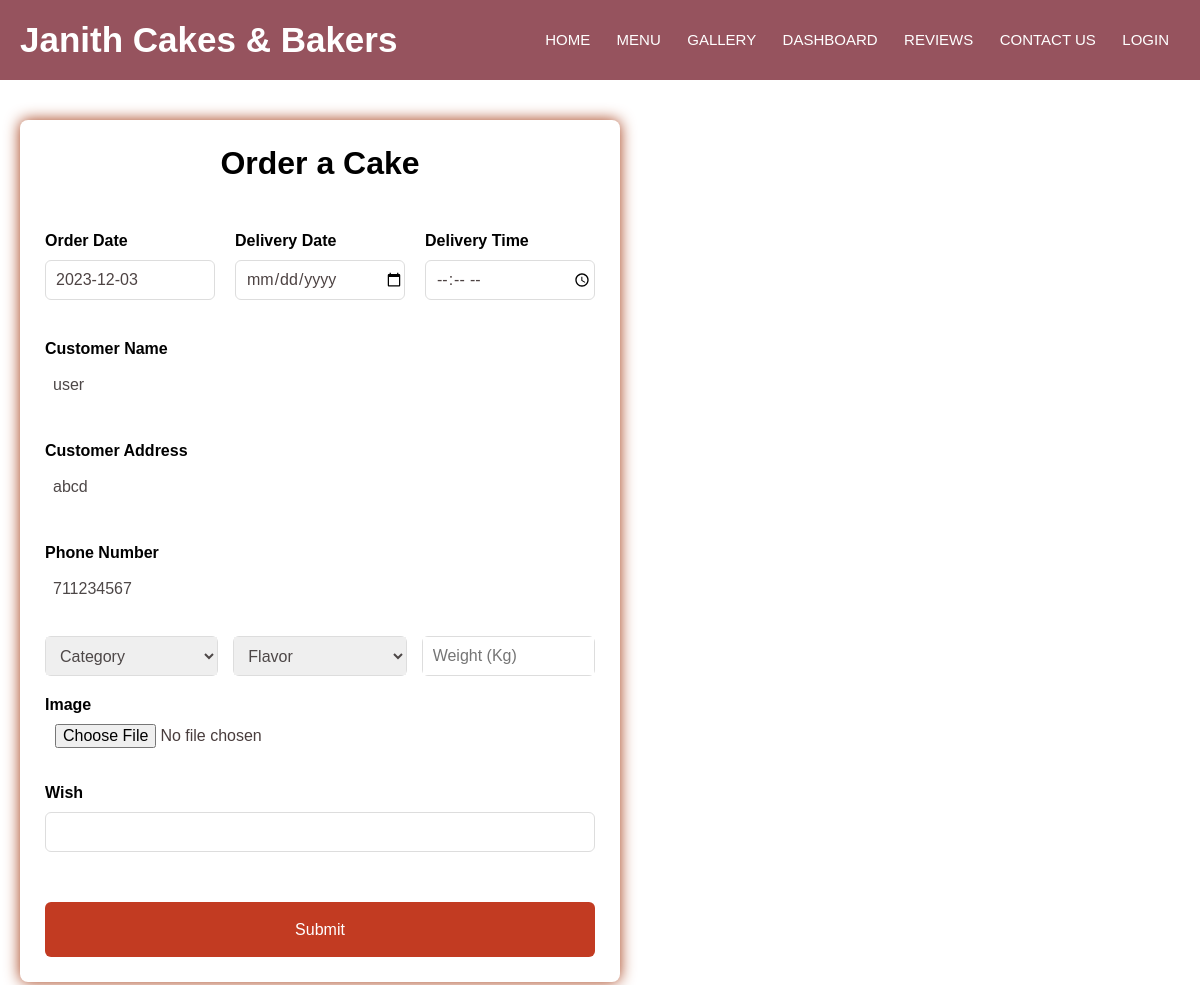
Screenshot of /custom_order.php (signed in) with the database file from the repository.
### tables this page shows
CREATE TABLE `customer` (
  `Customer_Id` int(11) NOT NULL,
  `Customer_Name` varchar(255) NOT NULL,
  `Address` varchar(255) NOT NULL,
  `Email` varchar(255) NOT NULL,
  `Phone_Number` int(11) NOT NULL,
  `Registration_Date` date NOT NULL,
  `Password` varchar(255) NOT NULL
);

### custom_order.php (the view, shortened to what this page needs)
<?php
include("connect.php");
?>
<!DOCTYPE html>
<html>
<head>
  <link rel="stylesheet" href="order.css">
  <link rel="stylesheet" href="navbar.css">
</head>
<body>
  <nav>
    <label class="logo">Janith Cakes & Bakers</label>
    <ul>
      <li><a class="active" href="index.php">Home</a></li>
      <li><a href="menu.php">Menu</a></li>
      <li><a href="gallery.php">Gallery</a></li>
      <li><a href="user/dashboard.php">dashboard</a></li>
      <li><a href="review.php">Reviews</a></li>
      <li><a href="#">Contact us</a>
      </li>
      <li><a href="login.php">Login</a></li>
    </ul>
  </nav>
  <section class="container">
    <header>Order a Cake</header>
    <form class="form" method="POST" action="custom_order.php" enctype="multipart/form-data">
      <div class="row">
        <div class="input-box">
          <label>Order Date</label>
          <input type="text" id="current_date" name="current_date" required />
        </div>
        <div class="input-box">
          <label>Delivery Date</label>
          <input type="date" id="delivery_date" name="delivery_date" required />
        </div>
        <div class="input-box">
          <label>Delivery Time</label>
          <input type="time" id="delivery_time" name="delivery_time" required />
        </div>
      </div>
      <div class="row">
        <div class="input-box">
          <?php
          if (isset($_SESSION['customer_id'])) {
            $customer_id = $_SESSION['customer_id'];
            $run_query_by_id = mysqli_query($con, "select * from customer where Customer_Id = '$customer_id'");
            while ($row_cat = mysqli_fetch_array($run_query_by_id)) {
              $customer_name = $row_cat['Customer_Name'];
            }
            echo "
              <label>Customer Name</label>
              <div class = 'customer'>$customer_name</div>
              ";
          }
          ?>
        </div>
      </div>
      <div class="row">
        <div class="input-box">
          <?php
          if (isset($_SESSION['customer_id'])) {
            $customer_id = $_SESSION['customer_id'];
            $run_query_by_id = mysqli_query($con, "select * from customer where Customer_Id = '$customer_id'");
            while ($row_cat = mysqli_fetch_array($run_query_by_id)) {
              $customer_address = $row_cat['Address'];
            }
            echo "
              <label>Customer Address</label>
              <div class = 'customer'>$customer_address</div>
              ";
          }
          ?>
        </div>
      </div>
      <div class="row">
        <div class="input-box">
          <?php
          if (isset($_SESSION['customer_id'])) {
            $customer_id = $_SESSION['customer_id'];
            $run_query_by_id = mysqli_query($con, "select * from customer where Customer_Id = '$customer_id'");
            while ($row_cat = mysqli_fetch_array($run_query_by_id)) {
              $customer_number = $row_cat['Phone_Number'];
            }
            echo "
              <label>Phone Number</label>
              <div class = 'customer'>$customer_number</div>
              ";
          }
          ?>
        </div>
      </div>
      <div class="column">
        <div class="select-box">
        <select name="category" required>
            <option hidden> Category </option>
          </select>
        </div>
        <div class="select-box">
          <select name="flavor" required>
            <option hidden> Flavor </option>
          </select>
        </div>
        <div class="select-box">
          <input type="number" name="weight" min="0" step="0.1" placeholder="Weight (Kg)" required>
        </div>
      </div>
      <div class="input-box">
        <label>Image</label>
        <input type="file" accept="image/*" name="image" id="imageInput" required/>
      </div>
      <div class="input-box">
        <label>Wish</label>
        <input type="text" name="wish" required/>
      </div>
      <button type="submit"> Submit </button>
    </form>
</body>
</html>

### order.css (style rules this page uses)
* { margin: 0; padding: 0; box-sizing: border-box; font-family: Arial; }
body { min-height: 100vh; display: flex; align-items: center; justify-content: left; padding: 20px; background: url('backgrounds/c16.jpg') no-repeat; background-size: cover; }
.container { position: relative; z-index: 1; margin-top: 100px; max-width: 600px; width: 100%; padding: 25px; border-radius: 8px; box-shadow: 0 0 15px rgb(163, 57, 18); }
.container header { font-size: 2rem; color: black; font-weight: 800; text-align: center; }
.container .row { display: flex; gap: 20px; }
.container .form { margin-top: 30px; }
.form .input-box { width: 100%; margin-top: 20px; margin-bottom: 20px; }
.input-box label { color: black; font-weight: 600; }
.form :where(.input-box input, .select-box) { position: relative; height: 40px; width: 100%; outline: none; font-size: 1rem; color: #4d4343; margin-top: 10px; border: 1px solid #ddd; border-radius: 6px; }
.input-box input[type="file"] { border: none; color: rgb(73, 61, 61); }
.input-box input { padding-left: 10px; }
.form .column { display: flex; column-gap: 15px; }
.form button { height: 55px; width: 100%; color: white; font-size: 1rem; border: none; margin-top: 30px; cursor: pointer; border-radius: 6px; font-weight: 400; transition: all 0.2s ease; background-color: #c23b22; }
.select-box select { height: 100%; width:100%; outline:none; border: none; color:#4d4747; font-size: 1rem; padding-left: 10px; }
.select-box input { height: 100%; width: 100%; outline: none; border: none; color: #4d4747; font-size: 1rem; padding-left: 10px; }
.customer { height: 55%; width: 100%; outline: none; border: none; color: #4d4747; font-size: 1rem; padding: 8px; border-radius: 6px; background-color: white; margin-top: 10px; }

### navbar.css (style rules this page uses)
* { padding: 0; margin: 0; text-decoration: none; list-style: none; box-sizing: border-box; }
body { font-family: Arial; }
nav { background: rgb(150, 83, 94); height: 80px; width: 100%; position: fixed; top: 0; left: 0; z-index: 100; display: flex; flex-direction: row; justify-content: space-between; padding: 0px 20px; }
label.logo { color: white; font-size: 35px; line-height: 80px; font-weight: bold; }
nav ul { float: right; }
nav ul li { display: inline-block; line-height: 80px; margin: 0 3px; position: relative; }
nav ul li a { color: white; font-size: 17px; padding: 4px 8px; border-radius: 3px; text-transform: uppercase; }
@media (max-width: 1200px) { nav ul li a { font-size: 15px; } }

### rows the page displays
customer: Customer_Name "user", Address "abcd", Phone_Number "711234567"
